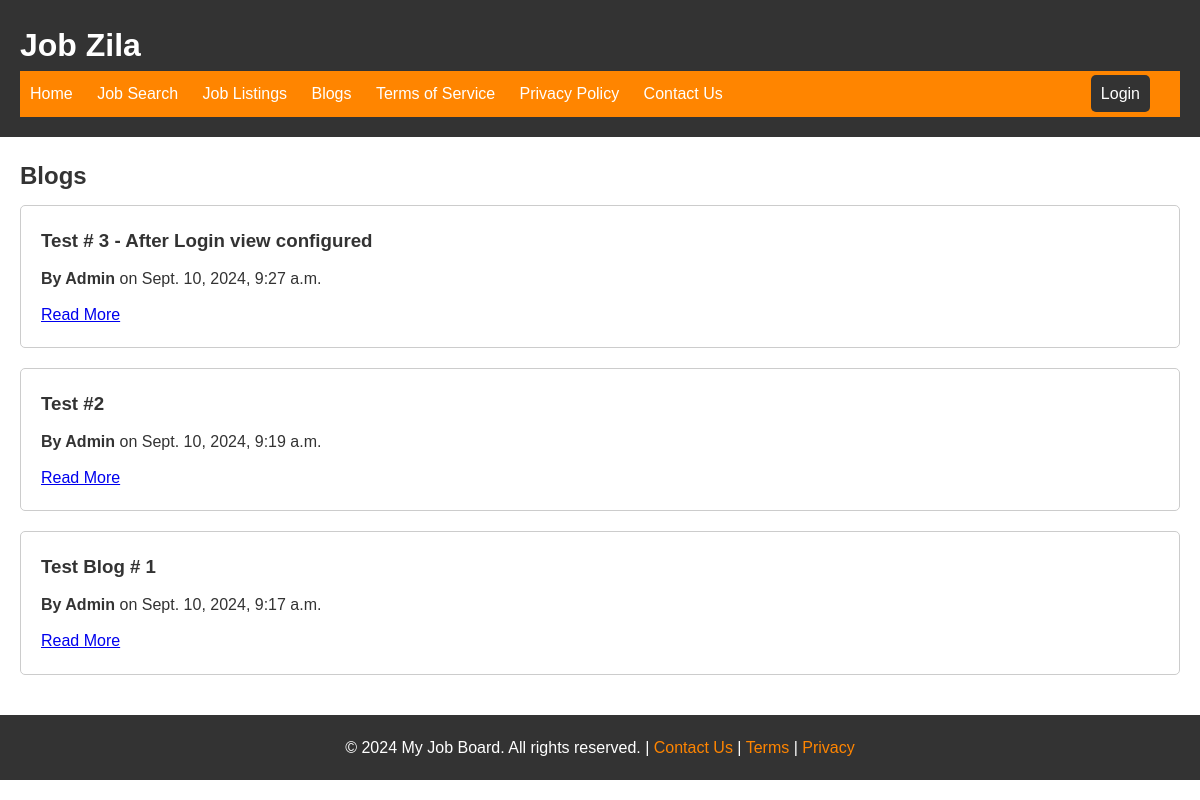
Page /blogs/ on the earlier database version.
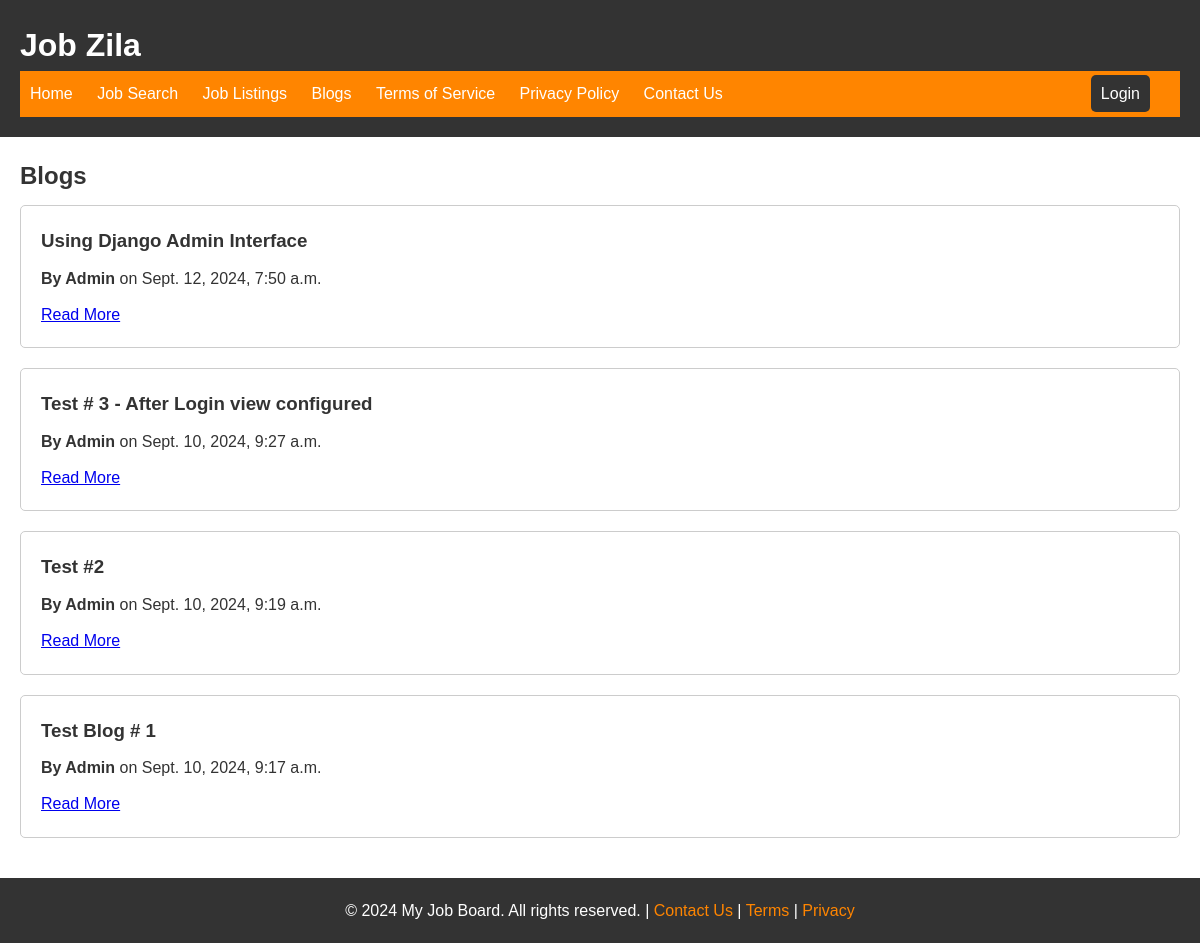
Same page on the later database version.
### home/models.py (models this page shows, shortened)
class Blog(models.Model):
    title = models.CharField(max_length=200)
    content = models.TextField()
    author = models.ForeignKey(User, on_delete=models.CASCADE)
    created_at = models.DateTimeField(auto_now_add=True)
    class Meta:
        ordering = ['-created_at']

### home/views.py (the view)
# urls.py: path('blogs/', views.blog_list, name='blog_list'),
def blog_list(request):
    blogs = Blog.objects.all().order_by('-created_at')
    return render(request, 'home/blog_list.html', {'blogs': blogs})

### home/templates/home/blog_list.html (shortened to what this page needs)
{% extends 'home/master.html' %}
{% block extra_head %}
{% load static %}
{% endblock %}
{% block content %}
<main>
<section id="blog-listings" class="container">
  <h2>Blogs</h2>
  <div id="blog-listings-container">
    {% for blog in blogs %}
      <div class="blog-listing">
        <h3>{{ blog.title }}</h3>
        <p><strong>By {{ blog.author }}</strong> on {{ blog.created_at }}</p>
        <a href="{% url 'blog_detail' blog.id %}">Read More</a>
      </div>
    {% empty %}
      <p>No blogs found.</p>
    {% endfor %}
  </div>
</section>
</main>
{% endblock %}

### home/templates/home/master.html (shortened to what this page needs)
<!DOCTYPE html>
<html lang="en">
  <head>
    {% load static %}
    <link rel="stylesheet" href="{% static 'css/style.css' %}">
  </head>
  <body>
    <header>
      <h1>Job Zila</h1>
      <nav>
        <ul>
          <li><a href="{% url 'homepage' %}">Home</a></li>
          <li><a href="{% url 'job_search' %}">Job Search</a></li>
          <li><a href="{% url 'job_listings'%}">Job Listings</a></li>
          <li><a href="{% url 'blog_list' %}">Blogs</a></li>
          <li><a href="{% url 'terms'%}">Terms of Service</a></li>
          <li><a href="{% url 'privacy'%}">Privacy Policy</a></li>
          <li><a href="{% url 'contact_us' %}">Contact Us</a></li>
        </ul>
        <ul class="navbar-right">
          {% if user.is_authenticated %}
          <li>
            <form method="POST" action="{% url 'logout' %}" style="display: inline;">
              {% csrf_token %}
              <button type="submit" style="color: #ffffff !important;
              text-decoration: none !important;
              text-size: 16px;
              padding: 10px 20px !important;
              background-color: #333 !important;
              border-radius: 5px !important;
              cursor: pointer;">
                Logout
              </button>
            </form>
          </li>
          {% else %}
            <li><a href="{% url 'login' %}">Login</a></li>
          {% endif %}
        </ul>
      </nav>
    </header>
    <main>
      {% block content %}{% endblock %}
    </main>
    <footer>
      <p>
        &copy; 2024 My Job Board. All rights reserved. |
        <a href="{% url 'contact_us' %}">Contact Us</a> |
        <a href="{% url 'terms'%}">Terms</a> |
        <a href="{% url 'privacy'%}">Privacy</a>
      </p>
    </footer>
  </body>
</html>

### static/css/style.css (style rules this page uses)
* { margin: 0; padding: 0; }
body { font-family: Arial, sans-serif; font-size: 16px; line-height: 1.6; color: #333; }
header { background-color: #333; color: #fff; padding: 20px; }
header h1 { margin: 0; }
nav { background-color: #ff8500; color: #fff; padding: 10px; display: flex !important; justify-content: space-between; align-items: center; }
nav ul { list-style: none; }
nav ul li { display: inline; margin-right: 20px; }
nav ul li a { color: white; text-decoration: none; }
.navbar-right { margin-left: auto !important; }
.navbar-right li { display: inline !important; }
.navbar-right a { color: #ffffff !important; text-decoration: none !important; text-size: 16px; padding: 10px 10px !important; background-color: #333 !important; border-radius: 5px !important; cursor: pointer; }
footer { background-color: #333; color: #fff; text-align: center; padding: 20px; }
footer p a { color: #ff8500 !important; text-decoration: none; }
#blog-listings { padding: 20px; }
#blog-listings h2 { margin-bottom: 10px; }
.blog-listing { margin-bottom: 20px; border: 1px solid #ccc; border-radius: 5px; padding: 20px; }
.blog-listing h3 { margin-bottom: 10px; }
.blog-listing p { margin-bottom: 10px; }

Differences in the rows shown:
added Blog: title "Using Django Admin Interface", author "Admin", created_at "Sept. 12, 2024, 7:50 a.m."
